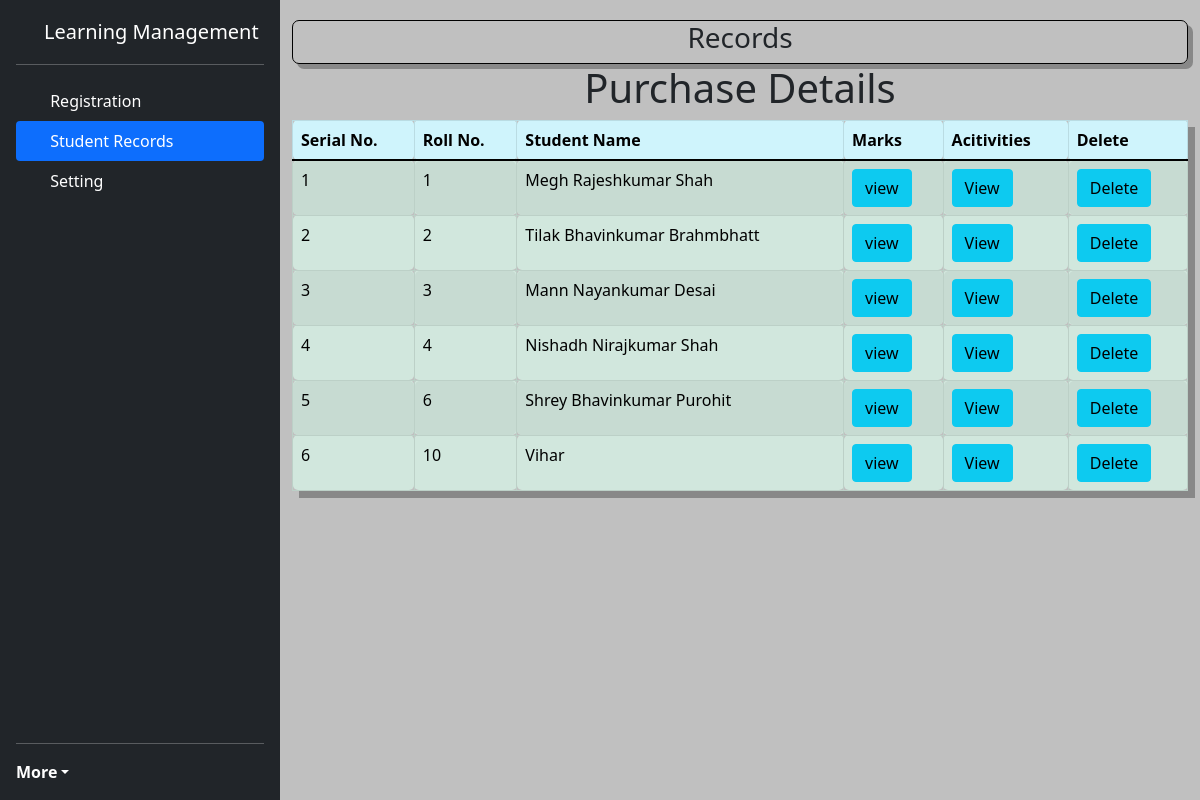
Screenshot of /student_record.php (signed in) with the database file from the repository.
### tables this page shows
CREATE TABLE `student` (
  `rollno` int(255) NOT NULL,
  `name` varchar(255) NOT NULL
);

### class.php (called while the page is built, shortened)
<?php
class DB{
    public function dbConnect() {
        $username = "root";
        $password = "";
        $server = "localhost";
        $database = "competition";
        $con = mysqli_connect($server,$username,$password,$database);
        if($con){
            return $con;
        } else{
            return false;
        }
    }
    public function selectquery($tablename,$where=array()){
        $con = $this->dbConnect();
        if(empty($where)){
            $sel = "SELECT * from $tablename";
        }
      $les = mysqli_query($con,$sel);
       return $les;
    }
}
?>

### student_record.php (the view, shortened to what this page needs)
<?php
include 'class.php';
$ob = new DB();
$res = $ob->selectquery("student");
?>
<html>
<head>
</head>
<body>
<div>
    <?php
        include 'sidebars.php';
      ?>
</div>
    <div class="container" id="con">
            <header id="h1"><h3>Records</h3></header>
        <h1 id="h">Purchase Details</h1>
        <table id="tab"class="table table-bordered table-hover table-success table-striped">
            <thead class="table-info">
                <th class="serial">Serial No.</th>
                <th>Roll No.</th>
                <th>Student Name</th>
                <th>Marks</th>
                <th>Acitivities</th>
                <th>Delete</th>
            </thead>
            <tbody>
               <?php $i=1;
                 while($row=mysqli_fetch_assoc($res))
                {?>
                    <tr  id="<?php echo 't_'.$row['rollno']?>">
                        <td><?php echo $i?></td>
                        <td><?php echo $row['rollno']?></td>
                        <td><?php echo $row['name']?></td>
                        <td><button  data-fancybox data-src="#content" id="btn" class="btn btn-info" value="<?php echo $row['rollno']?>">view</button></td>
                        <td><button  data-fancybox data-src="#content1" id="btn" class="btn btn btn-info" value="<?php echo $row['rollno']?>">View</button></td>
                        <td><button class="del-btn btn btn-info" value="<?php echo $row['rollno']?>">Delete</button></td>
                    </tr><?php
                    $i++;
                }?>
            </tbody>
            </table>
    </div>
</body>
</html>

### sidebars.php (shortened to what this page needs)
<!doctype html>
<html lang="en">
  <head>
    <link href="https://cdn.jsdelivr.net/npm/bootstrap@5.1.3/dist/css/bootstrap.min.css" rel="stylesheet">
    <link rel="stylesheet" href="https://cdn.jsdelivr.net/npm/bootstrap-icons@1.8.3/font/bootstrap-icons.css">
    <link rel="stylesheet" href="https://cdn.jsdelivr.net/npm/@fancyapps/ui/dist/fancybox.css"/>
    <link href="sidebars.css" rel="stylesheet">
    <link href="https://cdn.jsdelivr.net/npm/select2@4.1.0-rc.0/dist/css/select2.min.css" rel="stylesheet" />
  </head>
  <body>
  <main class="d-flex flex-nowrap ">
  <div class="d-flex flex-column flex-shrink-0 p-3 text-white bg-dark" style="width: 280px; height: 100vh;">
    <a href="#" class="d-flex align-items-center mb-3 mb-md-0 me-md-auto text-white text-decoration-none">
      <svg class="bi pe-none me-2" width="20" height="32"></svg>
      <span class="fs-5">Learning Management</span>
    </a>
    <hr>
    <ul class="nav nav-pills flex-column mb-auto" id="nav">
      <li>
        <a href="registration.php" class="nav-link text-white">
          <svg class="bi pe-none me-2" width="6" height="16"><use xlink:href="#table"/></svg>
          Registration
        </a>
      </li>
      <li>
        <a href="student_record.php" class="nav-link text-white">
          <svg class="bi pe-none me-2" width="6" height="16"><use xlink:href="#table"/></svg>
          Student Records
        </a>
      </li>
      <li>
        <a href="setting.php" class="nav-link text-white">
          <svg class="bi pe-none me-2" width="6" height="16"><use xlink:href="#table"/></svg>
          Setting
        </a>
      </li>
    </ul>
    <hr>
    <div class="dropdown">
      <a href="#" class="d-flex align-items-center text-white text-decoration-none dropdown-toggle" id="dropdownUser1"
      data-bs-toggle="dropdown" aria-expanded="false">
      <strong>More</strong>
    </a>
</div>
  </div>
      </main>
  </body>
</html>

### sidebars.css (style rules this page uses)
body { min-height: 100vh; min-height: -webkit-fill-available; }
html { height: -webkit-fill-available; }
main { height: 100vh; height: -webkit-fill-available; max-height: 100%; }
.dropdown-toggle { outline: 0; }
:root { --bs-font-sans-serif: system-ui, -apple-system, "Segoe UI", Roboto, "Helvetica Neue", "Noto Sans", "Liberation Sans", Arial, sans-serif, "Apple Color Emoji", "Segoe UI Emoji", "Segoe UI Symbol", "Noto Color Emoji"; }

### student_record.php (style rules this page uses)
.container { background: silver; overflow-y: scroll; height: 100vh; width: 100%; }
.table th,td { border-radius:5px; }
#tab { box-shadow:7px 7px #888888; }
#h1 { margin-top: 20px; display:block; text-align:center; border:1px solid black; border-radius:7px; box-shadow:5px 5px #888888; }
#h { text-align:center }
body { display: flex; }

### rows the page displays
student: rollno "1", name "Megh Rajeshkumar Shah"
student: rollno "2", name "Tilak Bhavinkumar Brahmbhatt"
student: rollno "3", name "Mann Nayankumar Desai"
student: rollno "4", name "Nishadh Nirajkumar Shah"
student: rollno "6", name "Shrey Bhavinkumar Purohit"
student: rollno "10", name "Vihar"
